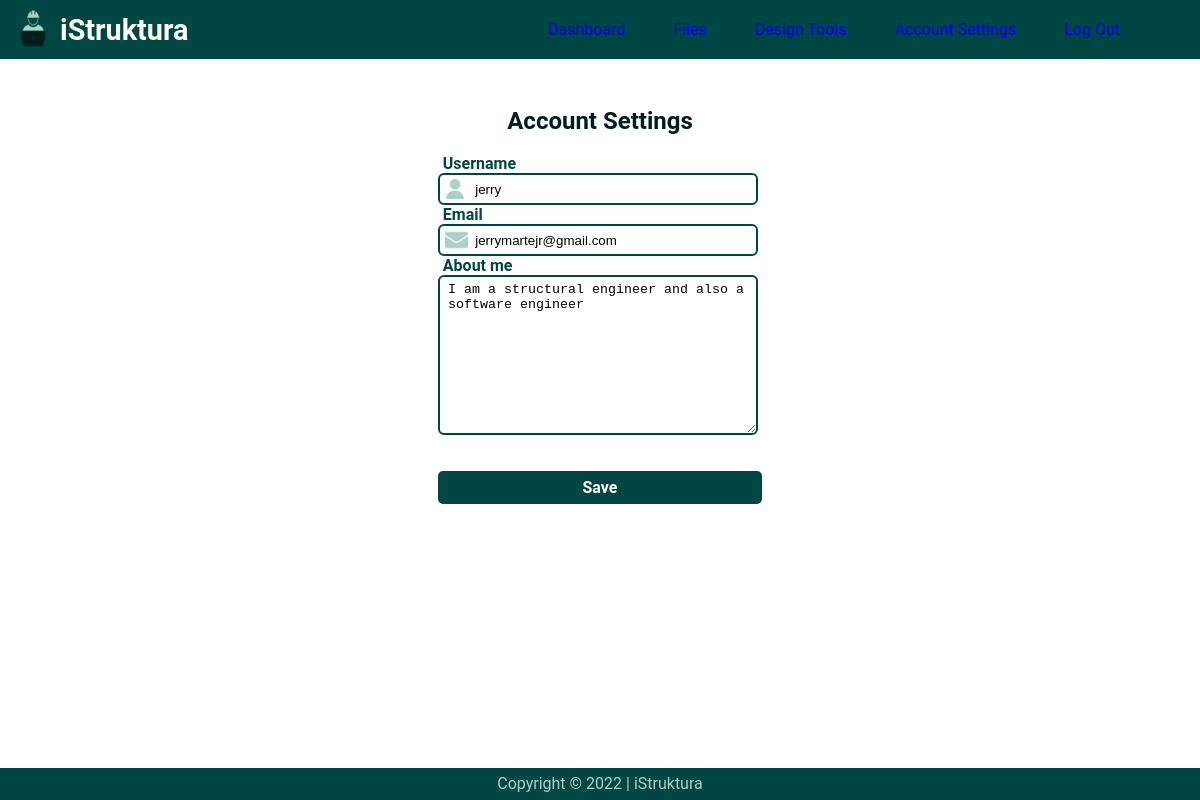
Screenshot of /edit_profile (signed in) with the database file from the repository.
### app/models.py (models this page shows, shortened)
class User(UserMixin, db.Model):
    id = db.Column(db.Integer, primary_key=True)
    username = db.Column(db.String(64), index=True, unique=True)
    email = db.Column(db.String(120), index=True, unique=True)
    password_hash = db.Column(db.String(128))
    members = db.relationship('Member', backref='designer', lazy='dynamic')
    about_me = db.Column(db.String(140))

### app/routes.py (the view)
@app.route('/edit_profile', methods=['GET', 'POST'])
@login_required
def edit_profile():
    form = EditProfileForm()
    if form.validate_on_submit():
        current_user.username = form.username.data
        current_user.email = form.email.data
        current_user.about_me = form.about_me.data
        db.session.commit()
        flash('Your changes have been saved.')
        return redirect(url_for('edit_profile'))
    elif request.method == 'GET':
        form.username.data = current_user.username
        form.email.data = current_user.email
        form.about_me.data = current_user.about_me
    return render_template('account_settings.html', form=form)

### app/forms.py
class EditProfileForm(FlaskForm):
    username = StringField('Username', validators=[DataRequired()])
    email = StringField('Email', validators=[DataRequired(), Email()])
    about_me = TextAreaField('About me', validators=[Length(min=0, max=140)])
    submit = SubmitField('Submit')

### app/models.py (called while the page is built)
@login.user_loader
def load_user(id):
    return User.query.get(int(id))

### app/templates/account_settings.html (shortened to what this page needs)
{% extends "layout.html" %}
{% block main %}
<div class="container">
    <div class="login-form-wrapper flex">
        <h2 class="secondary-header">Account Settings</h2>
        <div class="about-form flex">
            <form action="" method="post">
                <p>
                    {{ form.username.label(class="login-label") }}<br>
                    {{ form.username(size=32, class="login-input login-username") }}<br>
                </p>
                <p>
                    {{ form.email.label(class="login-label") }}<br>
                    {{ form.email(size=64, class="login-input login-email") }}<br>
                </p>
                <p id="about-me">
                    {{ form.about_me.label(class="login-label") }}<br>
                    {{ form.about_me(class="about-input") }}<br>
                </p>
                <p>{{ form.submit(class="fix-this", id="login-button", value="Save") }}</p>
            </form>
        </div>
    </div>
</div>
{% endblock %}

### app/static/styles.css (style rules this page uses)
html { box-sizing: border-box; font-family: "Roboto", "Helvetica Neue", Helvetica, Arial, sans-serif; }
*, *::before, *::after { box-sizing: inherit; }
body { margin: 0 auto; min-height: 100vh; position: relative; }
* { margin: 0; padding: 0; }
.flex { display: flex; gap: 0; }
.login-form-wrapper { flex: 1; flex-direction: column; align-items: center; justify-content: start; }
.secondary-header { padding-top: 3rem; padding-bottom: 0.2rem; color: #001e1d; }
.login-label { font-weight: bold; color:#004643; padding-left: 0.3rem; }
.login-input { width: 20rem; height: 2rem; border: 2px solid #004643; border-radius: 6px; padding-left: 2.2rem; }
.login-username { background-image: url(images/user-icon.png); background-position: 5px; background-repeat: no-repeat; }
.login-email { background-image: url(images/email-icon.png); background-position: 5px; background-repeat: no-repeat; }
#login-button { width: 20rem; height: 1.8rem; background-color: #004643; color: white; border: 2px solid #004643; border-radius: 5px; font-weight: bolder; vertical-align: baseline; text-align: center; cursor: pointer; }
.fix-this { all: unset; }
.container { margin-inline: auto; padding-bottom: 3rem; width: min(95%, 75rem); }
.about-input { width: 20rem; height: 10rem; border: 2px solid #004643; border-radius: 6px; padding-top: 0.3rem; padding-left: 0.5rem; }
.about-form { padding-top: 1rem;; }
#about-me { padding-bottom: 2rem; }

### rows the page displays
User: username "jerry", email "jerrymartejr@gmail.com", about_me "I am a structural engineer and also a software engineer"
